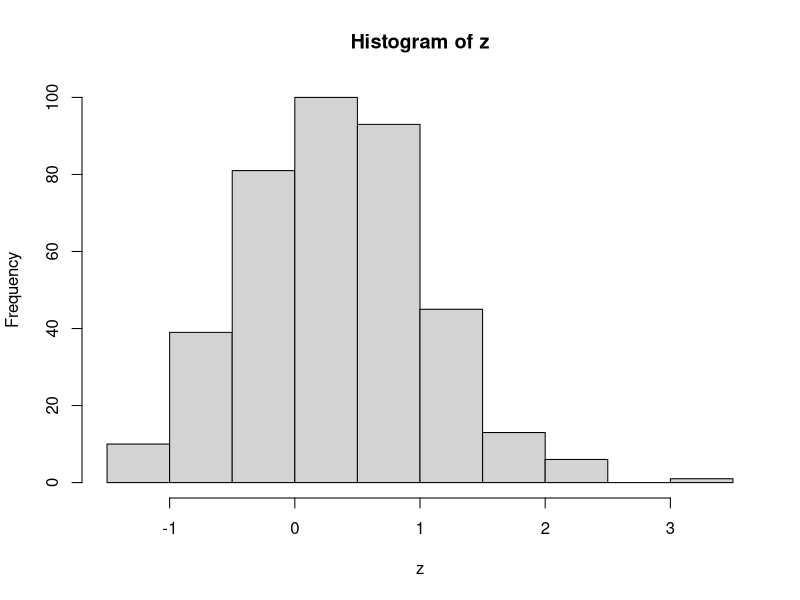
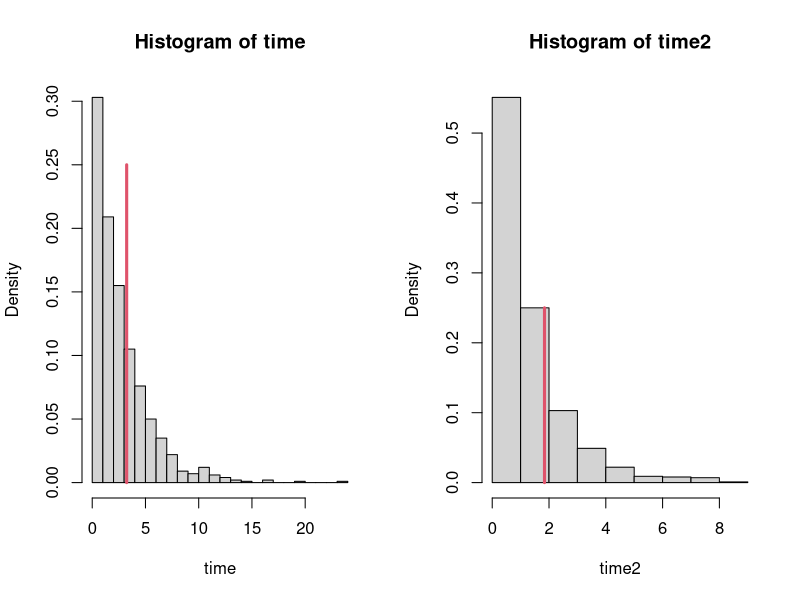
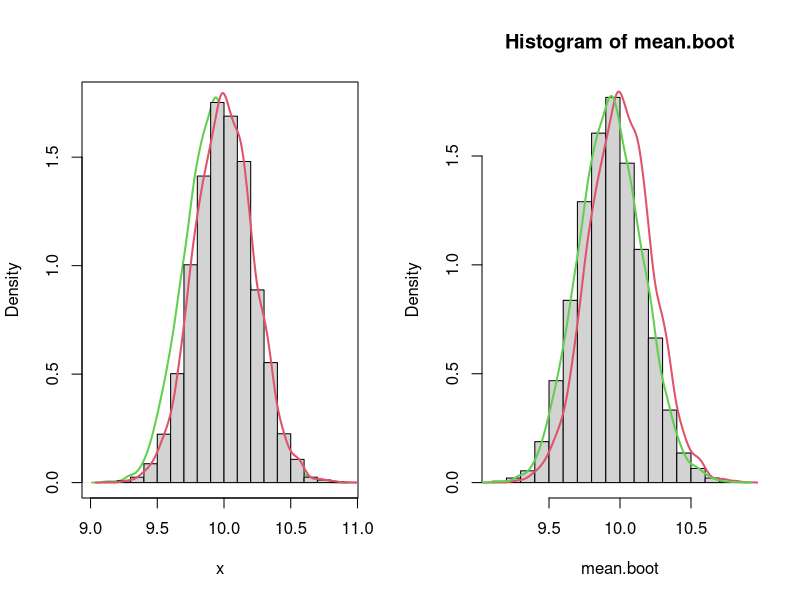
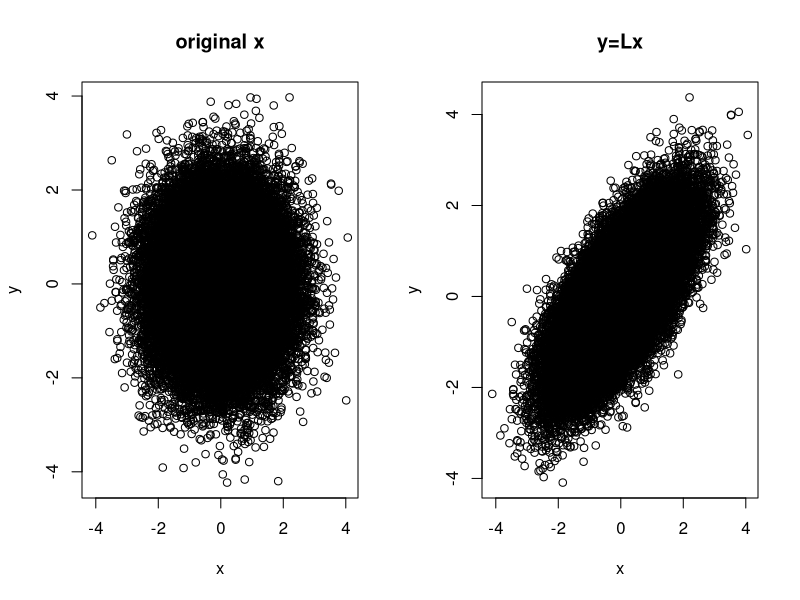
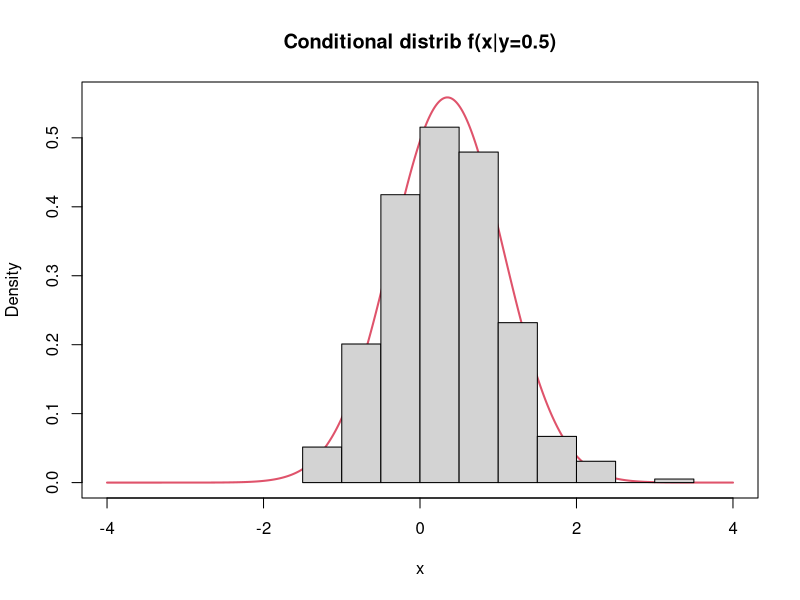

Here is the R script that generated these plots, in order:
#Exercise 2 day 2
#5) sampling the waitining time for an offer>12 for my car
# we use Poisson(10) to simulate an offer -> time is a discrete variable
n=1000 # experiments
time=rep(1,n) #init of times
for (i in 1:n){
  while(rpois(1,10)<12) {
    time[i]=time[i]+1
  }
}
# Now we take the average time 
time_ave=sum(time)/n

#part2

n=1000 # experiments
time2=rep(1,n) #init of times
for (i in 1:n){
  while(rpois(1,10)<rpois(1,10)) {
    time2[i]=time2[i]+1
  }
}
# Now we take the average time 
time2_ave=sum(time2)/n

#Figure
png("d2e2_fig1.png",height=300)
par(mfrow=c(1,2))
hist(time,seq(0,max(time),1),prob=T)
lines(rep(time_ave,21),seq(0,0.25,0.25/20),col=2,lwd=3)

hist(time2,seq(0,max(time2),1),prob=T)
lines(rep(time2_ave,21),seq(0,0.25,0.25/20),col=2,lwd=3)

dev.off()


###################################################
###################################################
#6)Variance in the estimation of the median of a Poisson distribution
#a) simulate dataset of n=200 observ of Poisson(10)
n=200
dataset=rpois(n,10)
#estimation of the mean taking this sample
mu=mean(dataset)

#b)now we analyse
B=10000
X.theo <- X.boot <- matrix(nrow=n,ncol=B) # mat init
#we construct B independent samples using the theoret distrib and using sample comand
for(b in 1:B) {
  X.theo[,b] <- rpois(n,10)
  X.boot[,b] <- sample(x=dataset,size=n,replace=T)
}
#we compute the median for every column of these matrices, and we have a theo
# and a boot vector of means
mean.theo <- apply(X.theo,MARGIN=2,FUN=mean)
mean.boot <- apply(X.boot,MARGIN=2,FUN=mean)

#Lets compare the
png("d2e2_fig2.png")
par(mfrow=c(1,2)) # this is a subplot
txt1=''
plot(density(mean.boot),col=3,lwd=2,main=txt1,
     xlab='x',ylab='Density')
hist(mean.theo,prob=T,add=T)
lines(density(mean.theo),col=2,lwd=2)

hist(mean.boot,prob=T)
lines(density(mean.theo),col=2,lwd=2)
lines(density(mean.boot),col=3,lwd=2)
dev.off()

var(mean.theo)
var(mean.boot)

# they are different. Estimating V(mean) with the so-called bootstrap estimator
Var_boot = (1/B)*sum((mean.boot - (1/B)* sum(mean.boot))^2)
#this number is very close to var(mean.boot)

#######################################################################
######################################################################
#7)Simulate a sample of size 50000 from a bivariate centred, standarized 
# Gaussian vector with corr_coeff rho=0.7.

#we first create two independent normal distributed variables
n=50000
x1=rnorm(n,0,1)
x2=rnorm(n,0,1)
x=matrix(nrow=n,ncol=2) # x is nx2
x[,1]=x1;x[,2]=x2
xt=t(x) #xt is 2xn
# x must be uncorrelated and Var(x)=I_2
# we want y a bivariate sample with covariance matrix SIGMA
SIGMA=matrix(nrow=2,ncol=2)
SIGMA[1,1] <- SIGMA[2,2] <- 1
SIGMA[1,2] <- SIGMA[2,1] <- 0.7
# Cholesky factorization of SIGMA and y construction
U = chol(SIGMA) ; L = t(U)
yt=L %*% xt #y is 2xn
y=t(yt) # y is nx2

#now we plot the points for x and y
png("d2e1_fig3.png")
par(mfrow=c(1,2))
plot(x[,1],x[,2],main='original x',xlab='x',ylab='y')
plot(y[,1],y[,2],main='y=Lx',xlab='x',ylab='y')  #this looks good
dev.off()
var(y) # and the numbers are close to the target SIGMA

#checking the empirical bivariate density, Contour plot
#require(MASS)
#image(kde2d(y[,1],y[,2]),asp=T);points(y,cex=1,col=3)
#contour(kde2d(y[,1],y[,2]),add=T)

# Now we extract a sample of a random variable approximately 
# distributed as y2|y1=0.5.
#so we take y[i,j] matrix and extract y[,2] when y[,1]=0.5
i1=y[,1]>0.49
i2=y[,1]<0.51
i=i1*i2 # logical with position of the entries we want
tot=sum(i)
# we extract y[2,i] into z
z=vector(mode="numeric",length=tot) # we initialize
cont=1
for (j in 1:n){
  if(i[j]==1) {z[cont]=y[j,2];cont=cont+1}   
}
# Lets plot this sample
hist(z)
#and compare with the pdf of a bivariate with SIGMA and y1=0.5
SIGMA.INV=solve(SIGMA)
A=SIGMA.INV[1,1];B <- C <- SIGMA.INV[1,2];D=SIGMA.INV[2,2]

cte1=1/(2*pi)*(1/sqrt(det(SIGMA)))
cte2=exp(-0.5*(0.5^2)*A)
h=seq(-4,4,0.01)
Biv.y1.0p5=cte1*cte2*exp(-0.5*(0.5*h*(C+B) +h*h*D))
#In order to make the comparison we need to normailze this curve
Area=sum(0.01*Biv.y1.0p5) #
Theo=Biv.y1.0p5/Area
png("d2e2_fig4.png")
plot(h,Theo,type='l',col=2,lwd=2,
     main='Conditional distrib f(x|y=0.5)',xlab='x',ylab='Density')
hist(z,add=T,prob=T) # This looks pretty good :)
dev.off()

